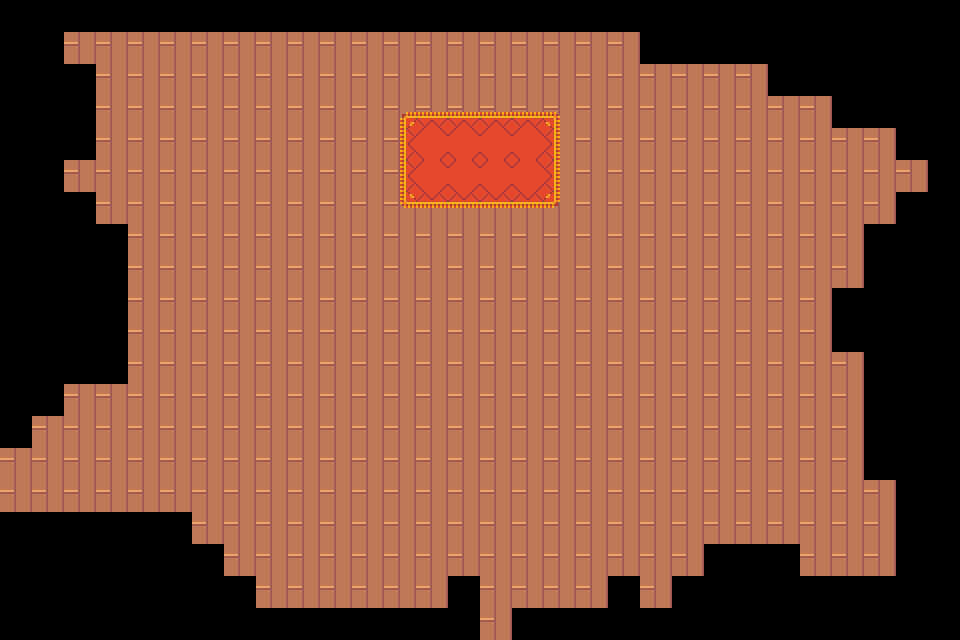

This game map was drawn from its Tiled (.tmx) file and the tilesets committed beside it. A one-line description and the full map source follow:
An orthogonal 30x20 tile map with 32x32 px tiles, 2 tile layers (Tile Layer 1, StartGameArea).

<map version="1.9" tiledversion="1.9.2" orientation="orthogonal" renderorder="right-down" width="30" height="20" tilewidth="32" tileheight="32" infinite="0" nextlayerid="4" nextobjectid="1">
 <tileset firstgid="1" source="Map/Interior.tsx" />
 <layer id="1" name="Tile Layer 1" width="30" height="20">
  <data encoding="csv">
0,0,0,0,0,0,0,0,0,0,0,0,0,0,0,0,0,0,0,0,0,0,0,0,0,0,0,0,0,0,
0,0,340,340,340,340,340,340,340,340,340,340,340,340,340,340,340,340,340,340,0,0,0,0,0,0,0,0,0,0,
0,0,0,340,340,340,340,340,340,340,340,340,340,340,340,340,340,340,340,340,340,340,340,340,0,0,0,0,0,0,
0,0,0,340,340,340,340,340,340,340,340,340,340,340,340,340,340,340,340,340,340,340,340,340,340,340,0,0,0,0,
0,0,0,340,340,340,340,340,340,340,340,340,340,340,340,340,340,340,340,340,340,340,340,340,340,340,340,340,0,0,
0,0,340,340,340,340,340,340,340,340,340,340,340,340,340,340,340,340,340,340,340,340,340,340,340,340,340,340,340,0,
0,0,0,340,340,340,340,340,340,340,340,340,340,340,340,340,340,340,340,340,340,340,340,340,340,340,340,340,0,0,
0,0,0,0,340,340,340,340,340,340,340,340,340,340,340,340,340,340,340,340,340,340,340,340,340,340,340,0,0,0,
0,0,0,0,340,340,340,340,340,340,340,340,340,340,340,340,340,340,340,340,340,340,340,340,340,340,340,0,0,0,
0,0,0,0,340,340,340,340,340,340,340,340,340,340,340,340,340,340,340,340,340,340,340,340,340,340,0,0,0,0,
0,0,0,0,340,340,340,340,340,340,340,340,340,340,340,340,340,340,340,340,340,340,340,340,340,340,0,0,0,0,
0,0,0,0,340,340,340,340,340,340,340,340,340,340,340,340,340,340,340,340,340,340,340,340,340,340,340,0,0,0,
0,0,340,340,340,340,340,340,340,340,340,340,340,340,340,340,340,340,340,340,340,340,340,340,340,340,340,0,0,0,
0,340,340,340,340,340,340,340,340,340,340,340,340,340,340,340,340,340,340,340,340,340,340,340,340,340,340,0,0,0,
340,340,340,340,340,340,340,340,340,340,340,340,340,340,340,340,340,340,340,340,340,340,340,340,340,340,340,0,0,0,
340,340,340,340,340,340,340,340,340,340,340,340,340,340,340,340,340,340,340,340,340,340,340,340,340,340,340,340,0,0,
0,0,0,0,0,0,340,340,340,340,340,340,340,340,340,340,340,340,340,340,340,340,340,340,340,340,340,340,0,0,
0,0,0,0,0,0,0,340,340,340,340,340,340,340,340,340,340,340,340,340,340,340,0,0,0,340,340,340,0,0,
0,0,0,0,0,0,0,0,340,340,340,340,340,340,0,340,340,340,340,0,340,0,0,0,0,0,0,0,0,0,
0,0,0,0,0,0,0,0,0,0,0,0,0,0,0,340,0,0,0,0,0,0,0,0,0,0,0,0,0,0
</data>
 </layer>
 <objectgroup id="2" name="map objects" />
 <layer id="3" name="StartGameArea" width="30" height="20">
  <data encoding="csv">
0,0,0,0,0,0,0,0,0,0,0,0,0,0,0,0,0,0,0,0,0,0,0,0,0,0,0,0,0,0,
0,0,0,0,0,0,0,0,0,0,0,0,0,0,0,0,0,0,0,0,0,0,0,0,0,0,0,0,0,0,
0,0,0,0,0,0,0,0,0,0,0,0,0,0,0,0,0,0,0,0,0,0,0,0,0,0,0,0,0,0,
0,0,0,0,0,0,0,0,0,0,0,0,17,18,18,18,18,19,0,0,0,0,0,0,0,0,0,0,0,0,
0,0,0,0,0,0,0,0,0,0,0,0,65,66,66,66,66,67,0,0,0,0,0,0,0,0,0,0,0,0,
0,0,0,0,0,0,0,0,0,0,0,0,65,66,66,66,66,67,0,0,0,0,0,0,0,0,0,0,0,0,
0,0,0,0,0,0,0,0,0,0,0,0,113,114,114,114,114,115,0,0,0,0,0,0,0,0,0,0,0,0,
0,0,0,0,0,0,0,0,0,0,0,0,0,0,0,0,0,0,0,0,0,0,0,0,0,0,0,0,0,0,
0,0,0,0,0,0,0,0,0,0,0,0,0,0,0,0,0,0,0,0,0,0,0,0,0,0,0,0,0,0,
0,0,0,0,0,0,0,0,0,0,0,0,0,0,0,0,0,0,0,0,0,0,0,0,0,0,0,0,0,0,
0,0,0,0,0,0,0,0,0,0,0,0,0,0,0,0,0,0,0,0,0,0,0,0,0,0,0,0,0,0,
0,0,0,0,0,0,0,0,0,0,0,0,0,0,0,0,0,0,0,0,0,0,0,0,0,0,0,0,0,0,
0,0,0,0,0,0,0,0,0,0,0,0,0,0,0,0,0,0,0,0,0,0,0,0,0,0,0,0,0,0,
0,0,0,0,0,0,0,0,0,0,0,0,0,0,0,0,0,0,0,0,0,0,0,0,0,0,0,0,0,0,
0,0,0,0,0,0,0,0,0,0,0,0,0,0,0,0,0,0,0,0,0,0,0,0,0,0,0,0,0,0,
0,0,0,0,0,0,0,0,0,0,0,0,0,0,0,0,0,0,0,0,0,0,0,0,0,0,0,0,0,0,
0,0,0,0,0,0,0,0,0,0,0,0,0,0,0,0,0,0,0,0,0,0,0,0,0,0,0,0,0,0,
0,0,0,0,0,0,0,0,0,0,0,0,0,0,0,0,0,0,0,0,0,0,0,0,0,0,0,0,0,0,
0,0,0,0,0,0,0,0,0,0,0,0,0,0,0,0,0,0,0,0,0,0,0,0,0,0,0,0,0,0,
0,0,0,0,0,0,0,0,0,0,0,0,0,0,0,0,0,0,0,0,0,0,0,0,0,0,0,0,0,0
</data>
 </layer>
</map>
